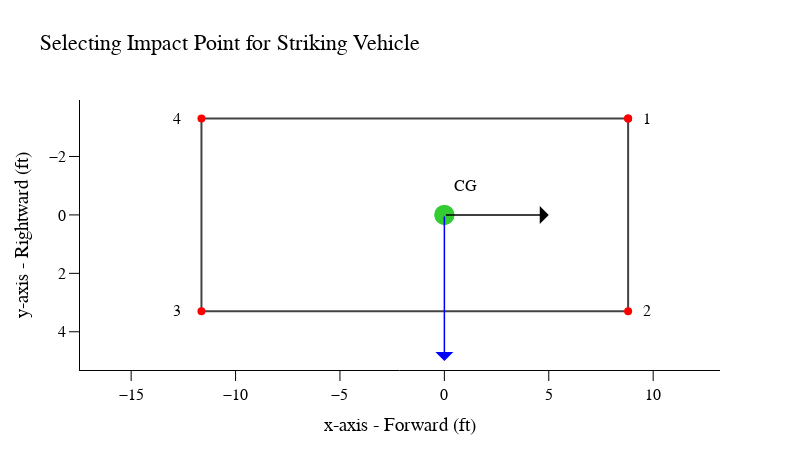
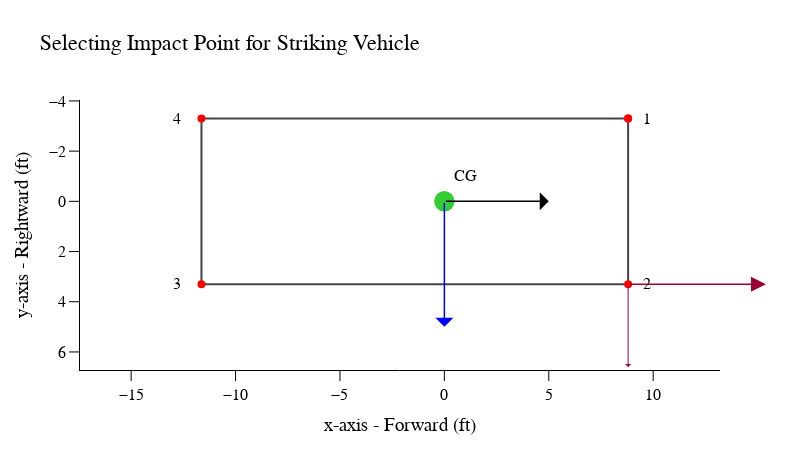
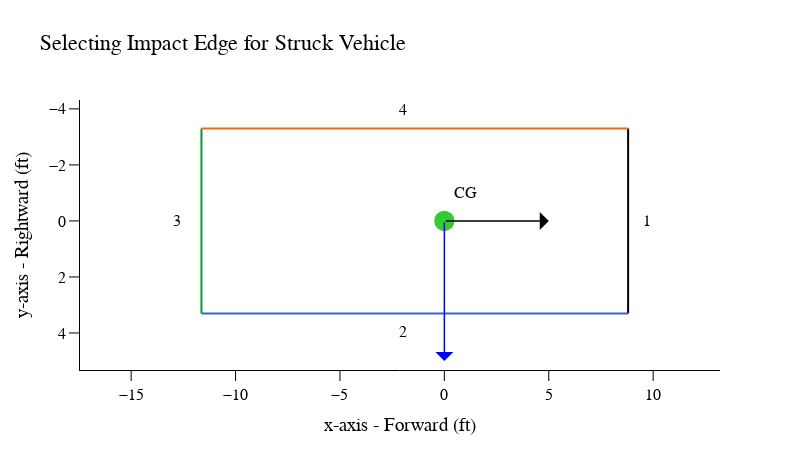

Notebook code for these charts, in order:
### Markdown cell above
### Create instance of two vehicle motion
- input requires 'name', 'impact_type', veh1, veh2
-  user will be prompted to assign impact location, direction of normal impact plane and impacting edge for struck vehicle

### Code cell
ss1 = KinematicsTwo('run1', 'IMPC', veh1, veh2)

### Figure 1 — Plotly figure (JSON) as saved in the notebook; plotly's stock layout.template omitted (floating-point values rounded to 4 significant figures)
{"data": [{"line": {"color": "rgb(67,67,67)", "width": 2}, "marker": {"color": "rgb(255, 0, 0)", "size": 8}, "mode": "lines+markers", "type": "scatter", "x": [8.8, 8.8, -11.63, -11.63, 8.8], "y": [-3.3, 3.3, 3.3, -3.3, -3.3]}, {"marker": {"color": "rgb(51, 204, 51)", "size": 20}, "mode": "markers", "type": "scatter", "x": [0, 0], "y": [0, 0]}], "layout": {"annotations": [{"showarrow": false, "text": "CG", "x": 1, "y": -1}, {"arrowcolor": "rgb(0, 0, 0)", "arrowhead": 1, "arrowsize": 2, "arrowwidth": 1.5, "ax": 0, "axref": "x", "ay": 0, "ayref": "y", "showarrow": true, "text": "", "x": 5, "y": 0}, {"arrowcolor": "rgb(0, 0, 255)", "arrowhead": 1, "arrowsize": 2, "arrowwidth": 1.5, "ax": 0, "axref": "x", "ay": 0, "ayref": "y", "showarrow": true, "text": "", "x": 0, "y": 5}, {"showarrow": false, "text": "1", "x": 9.68, "y": -3.3}, {"showarrow": false, "text": "2", "x": 9.68, "y": 3.3}, {"showarrow": false, "text": "3", "x": -12.8, "y": 3.3}, {"showarrow": false, "text": "4", "x": -12.8, "y": -3.3}], "autosize": false, "font": {"color": "black", "family": "Arial", "size": 16}, "height": 450, "showlegend": false, "title": {"text": "Selecting Impact Point for Striking Vehicle"}, "width": 800, "xaxis": {"linecolor": "black", "linewidth": 1, "range": [-17.45, 13.2], "showgrid": false, "showline": true, "tickcolor": "black", "ticklen": 10, "ticks": "outside", "tickwidth": 1, "title": {"text": "x-axis - Forward (ft)"}, "zeroline": false}, "yaxis": {"autorange": "reversed", "linecolor": "black", "linewidth": 1, "range": [-8.62, 8.62], "showgrid": false, "showline": true, "tickcolor": "black", "ticklen": 10, "ticks": "outside", "tickwidth": 1, "title": {"text": "y-axis - Rightward (ft)"}, "zeroline": false}}}

### Figure 2 — Plotly figure (JSON) as saved in the notebook; plotly's stock layout.template omitted (floating-point values rounded to 4 significant figures)
{"data": [{"line": {"color": "rgb(67,67,67)", "width": 2}, "marker": {"color": "rgb(255, 0, 0)", "size": 8}, "mode": "lines+markers", "type": "scatter", "x": [8.8, 8.8, -11.63, -11.63, 8.8], "y": [-3.3, 3.3, 3.3, -3.3, -3.3]}, {"marker": {"color": "rgb(51, 204, 51)", "size": 20}, "mode": "markers", "type": "scatter", "x": [0, 0], "y": [0, 0]}], "layout": {"annotations": [{"showarrow": false, "text": "CG", "x": 1, "y": -1}, {"arrowcolor": "rgb(0, 0, 0)", "arrowhead": 1, "arrowsize": 2, "arrowwidth": 1.5, "ax": 0, "axref": "x", "ay": 0, "ayref": "y", "showarrow": true, "text": "", "x": 5, "y": 0}, {"arrowcolor": "rgb(0, 0, 255)", "arrowhead": 1, "arrowsize": 2, "arrowwidth": 1.5, "ax": 0, "axref": "x", "ay": 0, "ayref": "y", "showarrow": true, "text": "", "x": 0, "y": 5}, {"showarrow": false, "text": "1", "x": 9.68, "y": -3.3}, {"showarrow": false, "text": "2", "x": 9.68, "y": 3.3}, {"showarrow": false, "text": "3", "x": -12.8, "y": 3.3}, {"showarrow": false, "text": "4", "x": -12.8, "y": -3.3}, {"arrowcolor": "rgb(153, 0, 51)", "arrowhead": 2, "arrowsize": 2, "arrowwidth": 1.5, "ax": 8.8, "axref": "x", "ay": 3.3, "ayref": "y", "showarrow": true, "text": "", "x": 15.4, "y": 3.3}, {"arrowcolor": "rgb(153, 0, 51)", "arrowhead": 1, "arrowsize": 1, "arrowwidth": 1, "ax": 8.8, "axref": "x", "ay": 3.3, "ayref": "y", "showarrow": true, "text": "", "x": 8.8, "y": 6.6}], "autosize": false, "font": {"color": "black", "family": "Arial", "size": 16}, "height": 450, "showlegend": false, "title": {"text": "Selecting Impact Point for Striking Vehicle"}, "width": 800, "xaxis": {"linecolor": "black", "linewidth": 1, "range": [-17.45, 13.2], "showgrid": false, "showline": true, "tickcolor": "black", "ticklen": 10, "ticks": "outside", "tickwidth": 1, "title": {"text": "x-axis - Forward (ft)"}, "zeroline": false}, "yaxis": {"autorange": "reversed", "linecolor": "black", "linewidth": 1, "range": [-8.62, 8.62], "showgrid": false, "showline": true, "tickcolor": "black", "ticklen": 10, "ticks": "outside", "tickwidth": 1, "title": {"text": "y-axis - Rightward (ft)"}, "zeroline": false}}}

### Figure 3 — Plotly figure (JSON) as saved in the notebook; plotly's stock layout.template omitted (floating-point values rounded to 4 significant figures)
{"data": [{"line": {"color": "rgb(0, 0, 0)", "width": 2}, "mode": "lines+text", "type": "scatter", "x": [8.8, 8.8], "y": [-3.3, 3.3]}, {"line": {"color": "rgb(51, 102, 204)", "width": 2}, "mode": "lines+text", "type": "scatter", "x": [8.8, -11.63], "y": [3.3, 3.3]}, {"line": {"color": "rgb(0, 153, 51)", "width": 2}, "mode": "lines+text", "type": "scatter", "x": [-11.63, -11.63], "y": [3.3, -3.3]}, {"line": {"color": "rgb(255, 102, 0)", "width": 2}, "mode": "lines+text", "type": "scatter", "x": [-11.63, 8.8], "y": [-3.3, -3.3]}, {"marker": {"color": "rgb(51, 204, 51)", "size": 20}, "mode": "markers", "type": "scatter", "x": [0, 0], "y": [0, 0]}], "layout": {"annotations": [{"showarrow": false, "text": "1", "x": 9.68, "y": 0}, {"showarrow": false, "text": "2", "x": -2, "y": 3.96}, {"showarrow": false, "text": "3", "x": -12.8, "y": 0}, {"showarrow": false, "text": "4", "x": -2, "y": -3.96}, {"showarrow": false, "text": "CG", "x": 1, "y": -1}, {"arrowcolor": "rgb(0, 0, 0)", "arrowhead": 1, "arrowsize": 2, "arrowwidth": 1.5, "ax": 0, "axref": "x", "ay": 0, "ayref": "y", "showarrow": true, "text": "", "x": 5, "y": 0}, {"arrowcolor": "rgb(0, 0, 255)", "arrowhead": 1, "arrowsize": 2, "arrowwidth": 1.5, "ax": 0, "axref": "x", "ay": 0, "ayref": "y", "showarrow": true, "text": "", "x": 0, "y": 5}], "autosize": false, "font": {"color": "black", "family": "Arial", "size": 16}, "height": 450, "showlegend": false, "title": {"text": "Selecting Impact Edge for Struck Vehicle"}, "width": 800, "xaxis": {"linecolor": "black", "linewidth": 1, "range": [-17.45, 13.2], "showgrid": false, "showline": true, "tickcolor": "black", "ticklen": 10, "ticks": "outside", "tickwidth": 1, "title": {"text": "x-axis - Forward (ft)"}, "zeroline": false}, "yaxis": {"autorange": "reversed", "linecolor": "black", "linewidth": 1, "range": [-8.62, 8.62], "showgrid": false, "showline": true, "tickcolor": "black", "ticklen": 10, "ticks": "outside", "tickwidth": 1, "title": {"text": "y-axis - Rightward (ft)"}, "zeroline": false}}}
